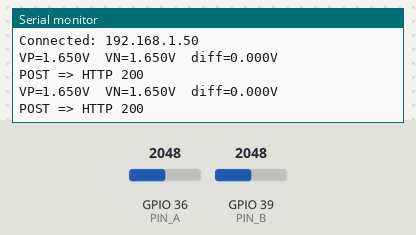
A sketch run on a simulated ESP32. On the bench: the last lines printed to the serial monitor. Inputs (shaded band) come from the test bench; at power-on: GPIO 36 (PIN_A) = 2048, GPIO 39 (PIN_B) = 2048 (analog values on the 0–4095 scale). WiFi joins after 1.5 s; servers stay silent unless stated; uploads are accepted with an empty reply.

Above: at 2.7 s.
2.8 s: GPIO 36 (PIN_A) set to 2866
At 3.08 s:
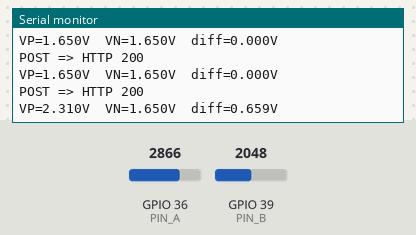
4.3 s: GPIO 39 (PIN_B) set to 2866
At 5.0 s:
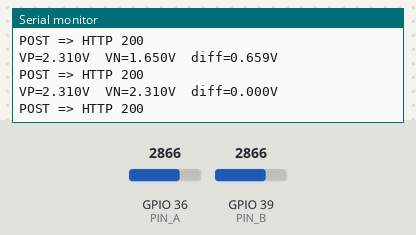
5.8 s: GPIO 36 (PIN_A) set to 3603
At 7.1 s:
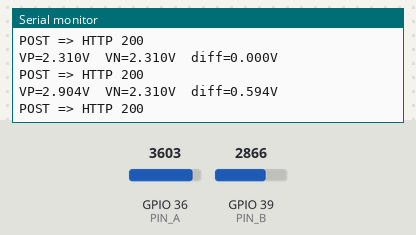
7.3 s: GPIO 39 (PIN_B) set to 3603
At 8.5 s:
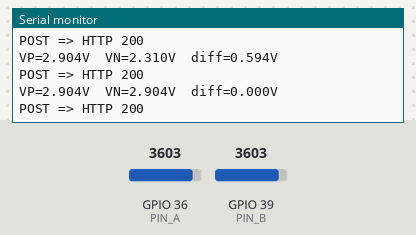
Timing chart, 0 to 9.8 s (numbered marks = the images above; inputs shaded):
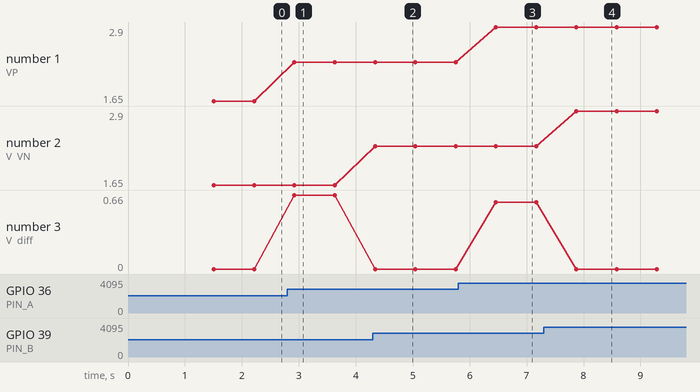

The sketch:

voltage_tile.ino
```cpp
#include <WiFi.h>
#include <HTTPClient.h>
#include <ArduinoJson.h>

// --- config ---
const char* SSID     = "YOUR_WIFI_SSID";
const char* PASSWORD = "YOUR_WIFI_PASSWORD";
const char* SERVER   = "http://172.20.10.3:8080/data";

// VP = GPIO36 (ADC1_CH0)  — quadrant A
// VN = GPIO39 (ADC1_CH3)  — quadrant B
// GND = GND
#define PIN_A  36   // VP
#define PIN_B  39   // VN

#define ADC_BITS     12            // ESP32 = 12-bit ADC (0–4095)
#define ADC_MAX      4095.0
#define VREF         3.3           // reference voltage
#define SAMPLES      16            // oversample & average to reduce noise
#define INTERVAL_MS  500           // send every 500 ms

// ---------------------------------------------------------------
float readVoltage(int pin) {
  long sum = 0;
  for (int i = 0; i < SAMPLES; i++) {
    sum += analogRead(pin);
    delayMicroseconds(100);
  }
  float avg = sum / (float)SAMPLES;
  return (avg / ADC_MAX) * VREF;
}

void setup() {
  Serial.begin(115200);
  analogReadResolution(ADC_BITS);
  analogSetAttenuation(ADC_11db);  // full 0–3.3 V range

  WiFi.begin(SSID, PASSWORD);
  Serial.print("Connecting");
  while (WiFi.status() != WL_CONNECTED) {
    delay(500);
    Serial.print(".");
  }
  Serial.println("\nConnected: " + WiFi.localIP().toString());
}

void loop() {
  float vA = readVoltage(PIN_A);   // VP / quadrant A
  float vB = readVoltage(PIN_B);   // VN / quadrant B
  float diff = vA - vB;            // differential across the two quadrants

  Serial.printf("VP=%.3fV  VN=%.3fV  diff=%.3fV\n", vA, vB, diff);

  if (WiFi.status() == WL_CONNECTED) {
    HTTPClient http;
    http.begin(SERVER);
    http.addHeader("Content-Type", "application/json");

    StaticJsonDocument<128> doc;
    doc["quad_A_V"]  = serialized(String(vA,  3));
    doc["quad_B_V"]  = serialized(String(vB,  3));
    doc["diff_V"]    = serialized(String(diff, 3));

    String body;
    serializeJson(doc, body);

    int code = http.POST(body);
    Serial.printf("POST => HTTP %d\n", code);
    http.end();
  }

  delay(INTERVAL_MS);
}
```

Measured:
- after the input at 2.8 s, the serial monitor: prints a new line after 0.12 s (image 1)
- after the input at 4.3 s, the serial monitor: prints a new line at once (image 2)
- after the input at 5.8 s, the serial monitor: prints a new line after 0.66 s (image 3)
- after the input at 7.3 s, the serial monitor: prints a new line after 0.57 s (image 4)
- plotted number 1: 1.65 → 2.31 after the input at 2.8 s, 2.31 → 2.9 after the input at 5.8 s
- plotted number 3: 0 → 0.66 after the input at 2.8 s, 0 → 0.59 after the input at 5.8 s
